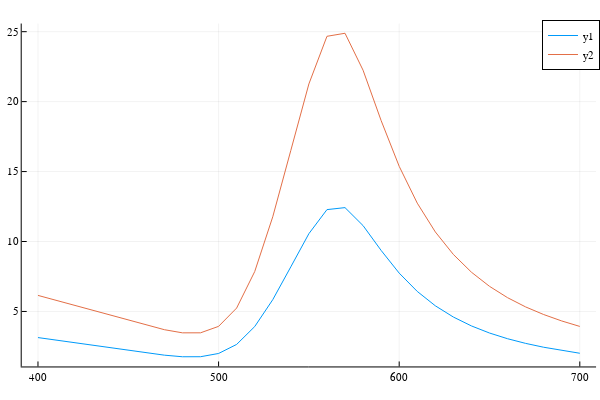

The cell this chart's notebook holds for it:
### Code cell
plot(λArr,σOUPu)
plot!(λArr,σOUPd)

### Figure 1 — Plotly figure (JSON) as saved in the notebook; plotly's stock layout.template omitted (floating-point values rounded to 4 significant figures)
{"data": [{"colorbar": {"len": 0.9525, "title": {"text": ""}, "x": 0.9934, "y": 0.5139}, "legendgroup": "y1", "line": {"color": "rgba(0, 154, 250, 1.000)", "dash": "solid", "shape": "linear", "width": 1}, "mode": "lines", "name": "y1", "showlegend": true, "type": "scatter", "x": [400, 410, 420, 430, 440, 450, 460, 470, 480, 490, 500, 510, 520, 530, 540, 550, 560, 570, 580, 590, 600, 610, 620, 630, 640, 650, 660, 670, 680, 690, 700], "xaxis": "x", "y": [3.133, 2.95, 2.758, 2.568, 2.401, 2.234, 2.046, 1.875, 1.761, 1.764, 1.996, 2.644, 3.92, 5.842, 8.189, 10.56, 12.28, 12.42, 11.14, 9.363, 7.741, 6.431, 5.405, 4.6, 3.965, 3.458, 3.05, 2.717, 2.441, 2.21, 2.012], "yaxis": "y"}, {"colorbar": {"len": 0.9525, "title": {"text": ""}, "x": 0.9934, "y": 0.5139}, "legendgroup": "y2", "line": {"color": "rgba(227, 111, 71, 1.000)", "dash": "solid", "shape": "linear", "width": 1}, "mode": "lines", "name": "y2", "showlegend": true, "type": "scatter", "x": [400, 410, 420, 430, 440, 450, 460, 470, 480, 490, 500, 510, 520, 530, 540, 550, 560, 570, 580, 590, 600, 610, 620, 630, 640, 650, 660, 670, 680, 690, 700], "xaxis": "x", "y": [6.148, 5.795, 5.422, 5.054, 4.728, 4.401, 4.033, 3.696, 3.471, 3.473, 3.934, 5.243, 7.849, 11.77, 16.51, 21.26, 24.67, 24.89, 22.24, 18.65, 15.37, 12.74, 10.68, 9.075, 7.805, 6.796, 5.985, 5.325, 4.779, 4.32, 3.93], "yaxis": "y"}], "layout": {"annotations": [], "height": 400, "legend": {"bgcolor": "rgba(255, 255, 255, 1.000)", "bordercolor": "rgba(0, 0, 0, 1)", "borderwidth": 1, "font": {"color": "rgba(0, 0, 0, 1)", "family": "sans-serif", "size": 11}, "title": {"font": {"color": "rgba(0, 0, 0, 1)", "family": "sans-serif", "size": 15}, "text": ""}, "tracegroupgap": 0, "traceorder": "normal", "x": 1, "xanchor": "auto", "y": 1, "yanchor": "auto"}, "margin": {"b": 20, "l": 0, "r": 0, "t": 20}, "paper_bgcolor": "rgba(255, 255, 255, 1.000)", "plot_bgcolor": "rgba(255, 255, 255, 1.000)", "showlegend": true, "width": 600, "xaxis": {"anchor": "y", "domain": [0.03619, 0.9934], "gridcolor": "rgba(0, 0, 0, 0.1)", "gridwidth": 0.5, "linecolor": "rgba(0, 0, 0, 1)", "mirror": false, "range": [391, 709], "showgrid": true, "showline": true, "showticklabels": true, "tickangle": 0, "tickcolor": "rgb(0, 0, 0)", "tickfont": {"color": "rgba(0, 0, 0, 1)", "family": "sans-serif", "size": 11}, "tickmode": "array", "ticks": "inside", "ticktext": ["400", "500", "600", "700"], "tickvals": [400, 500, 600, 700], "title": {"font": {"color": "rgba(0, 0, 0, 1)", "family": "sans-serif", "size": 15}, "text": ""}, "type": "linear", "visible": true, "zeroline": false, "zerolinecolor": "rgba(0, 0, 0, 1)"}, "yaxis": {"anchor": "x", "domain": [0.03762, 0.9902], "gridcolor": "rgba(0, 0, 0, 0.1)", "gridwidth": 0.5, "linecolor": "rgba(0, 0, 0, 1)", "mirror": false, "range": [1.068, 25.58], "showgrid": true, "showline": true, "showticklabels": true, "tickangle": 0, "tickcolor": "rgb(0, 0, 0)", "tickfont": {"color": "rgba(0, 0, 0, 1)", "family": "sans-serif", "size": 11}, "tickmode": "array", "ticks": "inside", "ticktext": ["5", "10", "15", "20", "25"], "tickvals": [5, 10, 15, 20, 25], "title": {"font": {"color": "rgba(0, 0, 0, 1)", "family": "sans-serif", "size": 15}, "text": ""}, "type": "linear", "visible": true, "zeroline": false, "zerolinecolor": "rgba(0, 0, 0, 1)"}}}
